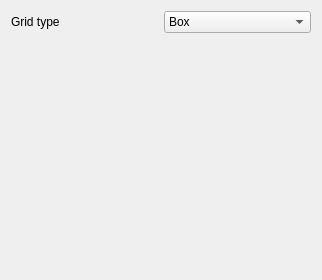
<?xml version="1.0" encoding="UTF-8"?>
<ui version="4.0">
 <class>pqSamplingGridPanel</class>
 <widget class="QWidget" name="pqSamplingGridPanel">
  <property name="geometry">
   <rect>
    <x>0</x>
    <y>0</y>
    <width>322</width>
    <height>278</height>
   </rect>
  </property>
  <property name="windowTitle">
   <string>Form</string>
  </property>
  <layout class="QGridLayout" name="gridLayout_2">
   <item row="0" column="0">
    <layout class="QGridLayout" name="gridLayout">
     <item row="0" column="1">
      <widget class="QComboBox" name="WidgetMode">
       <property name="currentIndex">
        <number>1</number>
       </property>
       <item>
        <property name="text">
         <string>Plane</string>
        </property>
       </item>
       <item>
        <property name="text">
         <string>Box</string>
        </property>
       </item>
      </widget>
     </item>
     <item row="0" column="0">
      <widget class="QLabel" name="label_2">
       <property name="text">
        <string>Grid type</string>
       </property>
      </widget>
     </item>
    </layout>
   </item>
   <item row="1" column="0">
    <widget class="QStackedWidget" name="stackedWidget">
     <property name="enabled">
      <bool>true</bool>
     </property>
     <property name="currentIndex">
      <number>1</number>
     </property>
     <widget class="QWidget" name="page_2">
      <layout class="QVBoxLayout" name="verticalLayout_2">
       <item>
        <layout class="QVBoxLayout" name="planewidgetholder"/>
       </item>
      </layout>
     </widget>
     <widget class="QWidget" name="page">
      <layout class="QVBoxLayout" name="verticalLayout">
       <item>
        <layout class="QVBoxLayout" name="boxwidgetholder"/>
       </item>
      </layout>
     </widget>
     <widget class="QWidget" name="page_3">
      <layout class="QVBoxLayout" name="verticalLayout_3">
       <item>
        <layout class="QGridLayout">
         <property name="spacing">
          <number>2</number>
         </property>
         <item row="4" column="1">
          <widget class="pqLineEdit" name="rotationX"/>
         </item>
         <item row="4" column="2">
          <widget class="pqLineEdit" name="rotationY"/>
         </item>
         <item row="4" column="3">
          <widget class="pqLineEdit" name="rotationZ"/>
         </item>
         <item row="5" column="0">
          <widget class="QLabel" name="label_8">
           <property name="text">
            <string>Scale</string>
           </property>
          </widget>
         </item>
         <item row="5" column="1">
          <widget class="pqLineEdit" name="scaleX"/>
         </item>
         <item row="5" column="2">
          <widget class="pqLineEdit" name="scaleY"/>
         </item>
         <item row="5" column="3">
          <widget class="pqLineEdit" name="scaleZ"/>
         </item>
         <item row="1" column="0">
          <widget class="QLabel" name="labelOrigin">
           <property name="text">
            <string>Centre</string>
           </property>
          </widget>
         </item>
         <item row="1" column="1">
          <widget class="pqLineEdit" name="positionX"/>
         </item>
         <item row="1" column="2">
          <widget class="pqLineEdit" name="positionY"/>
         </item>
         <item row="1" column="3">
          <widget class="pqLineEdit" name="positionZ"/>
         </item>
         <item row="2" column="0">
          <widget class="QLabel" name="labelNormal">
           <property name="text">
            <string>Normal</string>
           </property>
          </widget>
         </item>
         <item row="2" column="1">
          <widget class="pqLineEdit" name="normalX"/>
         </item>
         <item row="2" column="2">
          <widget class="pqLineEdit" name="normalY"/>
         </item>
         <item row="2" column="3">
          <widget class="pqLineEdit" name="normalZ"/>
         </item>
         <item row="0" column="0">
          <widget class="QCheckBox" name="show3DWidget">
           <property name="text">
            <string>Show Widget</string>
           </property>
          </widget>
         </item>
         <item row="0" column="2">
          <widget class="QLabel" name="label">
           <property name="text">
            <string>Mode</string>
           </property>
          </widget>
         </item>
         <item row="7" column="2">
          <widget class="pqLineEdit" name="resolutionY"/>
         </item>
         <item row="7" column="1">
          <widget class="pqLineEdit" name="resolutionX"/>
         </item>
         <item row="7" column="3">
          <widget class="pqLineEdit" name="resolutionZ"/>
         </item>
         <item row="7" column="0">
          <widget class="QLabel" name="label_9">
           <property name="text">
            <string>Resolution</string>
           </property>
          </widget>
         </item>
         <item row="4" column="0">
          <widget class="QLabel" name="label_7">
           <property name="text">
            <string>Rotate</string>
           </property>
          </widget>
         </item>
        </layout>
       </item>
       <item>
        <layout class="QGridLayout">
         <property name="margin">
          <number>0</number>
         </property>
         <property name="spacing">
          <number>0</number>
         </property>
         <item row="0" column="1">
          <widget class="QPushButton" name="resetBounds">
           <property name="text">
            <string>Reset Bounds</string>
           </property>
          </widget>
         </item>
         <item row="0" column="0">
          <widget class="QPushButton" name="useXNormal">
           <property name="text">
            <string>&amp;X Normal</string>
           </property>
          </widget>
         </item>
         <item row="2" column="0">
          <widget class="QPushButton" name="useZNormal">
           <property name="text">
            <string>&amp;Z Normal</string>
           </property>
          </widget>
         </item>
         <item row="1" column="0">
          <widget class="QPushButton" name="useYNormal">
           <property name="text">
            <string>&amp;Y Normal</string>
           </property>
          </widget>
         </item>
         <item row="2" column="1">
          <widget class="QPushButton" name="useCameraNormal">
           <property name="enabled">
            <bool>false</bool>
           </property>
           <property name="text">
            <string>Camera Normal</string>
           </property>
          </widget>
         </item>
         <item row="1" column="1">
          <widget class="QPushButton" name="OBB">
           <property name="enabled">
            <bool>false</bool>
           </property>
           <property name="text">
            <string>Fit OBB</string>
           </property>
          </widget>
         </item>
        </layout>
       </item>
       <item>
        <spacer name="verticalSpacer">
         <property name="orientation">
          <enum>Qt::Vertical</enum>
         </property>
         <property name="sizeHint" stdset="0">
          <size>
           <width>20</width>
           <height>40</height>
          </size>
         </property>
        </spacer>
       </item>
      </layout>
     </widget>
    </widget>
   </item>
  </layout>
 </widget>
 <customwidgets>
  <customwidget>
   <class>pqLineEdit</class>
   <extends>QLineEdit</extends>
   <header>pqLineEdit.h</header>
  </customwidget>
 </customwidgets>
 <resources/>
 <connections/>
</ui>
